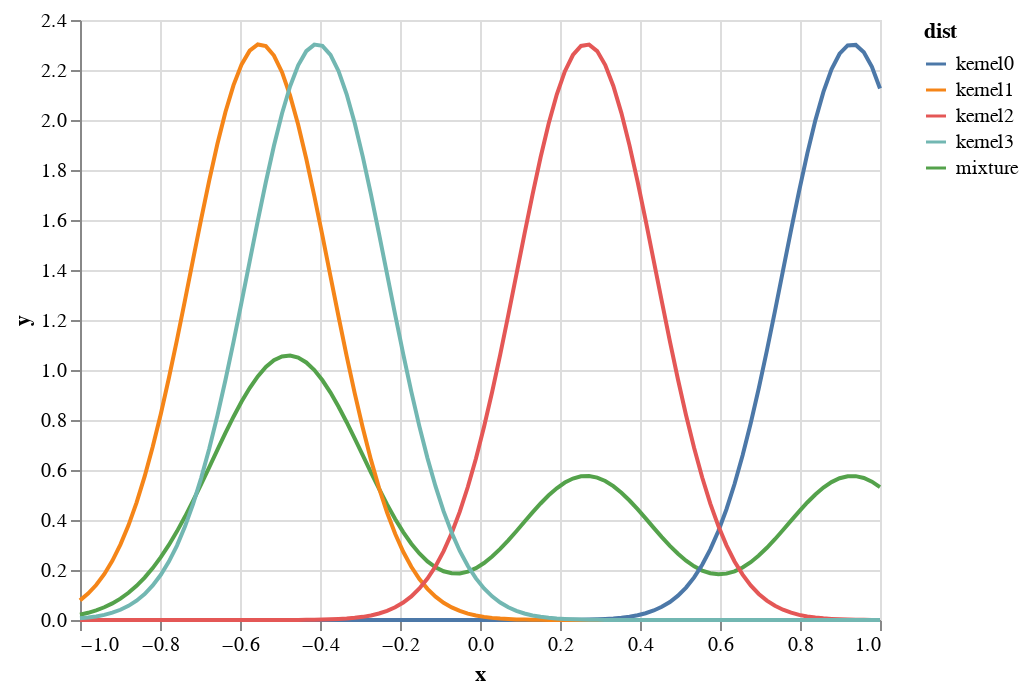

Source (notebook cell):
### Code cell
n_kernels = 4

cov = jnp.eye(1) * 3e-2
weights = jnp.ones((n_kernels,))
kernel_locs = random.uniform(random.PRNGKey(0), shape=(n_kernels, 1), minval=-1, maxval=1)

xs = jnp.expand_dims(jnp.linspace(-1, 1, 100), axis=1)
ys = mog_pdf_batchedx(cov, weights, kernel_locs, xs)
df = pd.DataFrame({'x': np.array(xs)[:, 0], 
                   'y': np.array(ys),
                   'dist': 'mixture'})
for i, kernel in enumerate(kernel_locs):
    ys = normal_pdf_batchedx(kernel, cov, xs)
    single_df = pd.DataFrame({'x': np.array(xs)[:, 0], 
                              'y': np.array(ys),
                              'dist': f'kernel{i}'})
    df = pd.concat([df, single_df])
alt.Chart(df).mark_line().encode(x='x', y='y', color='dist')

### Figure 1 — Vega-Lite specification as saved in the notebook (floating-point values rounded to 4 significant figures; data arrays with more than 128 entries replaced by an {"elided": "..."} marker saying what was removed)
{"config": {"view": {"continuousWidth": 400, "continuousHeight": 300}}, "data": {"name": "data-d2d578aeeb9253aef9182675bf0fd4af"}, "mark": "line", "encoding": {"color": {"type": "nominal", "field": "dist"}, "x": {"type": "quantitative", "field": "x"}, "y": {"type": "quantitative", "field": "y"}}, "$schema": "https://vega.github.io/schema/vega-lite/v4.8.1.json", "datasets": {"data-d2d578aeeb9253aef9182675bf0fd4af": {"elided": "500 records"}}}
